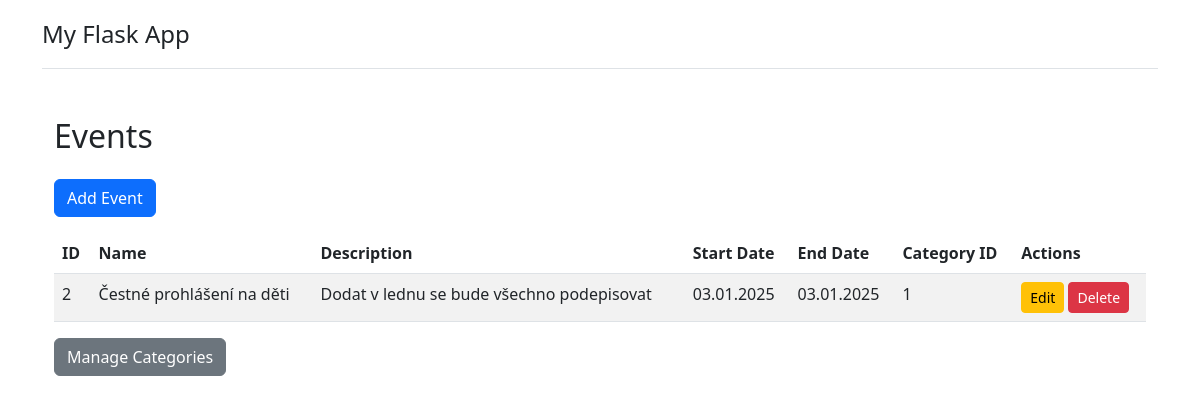
Before: /events with the older database file.
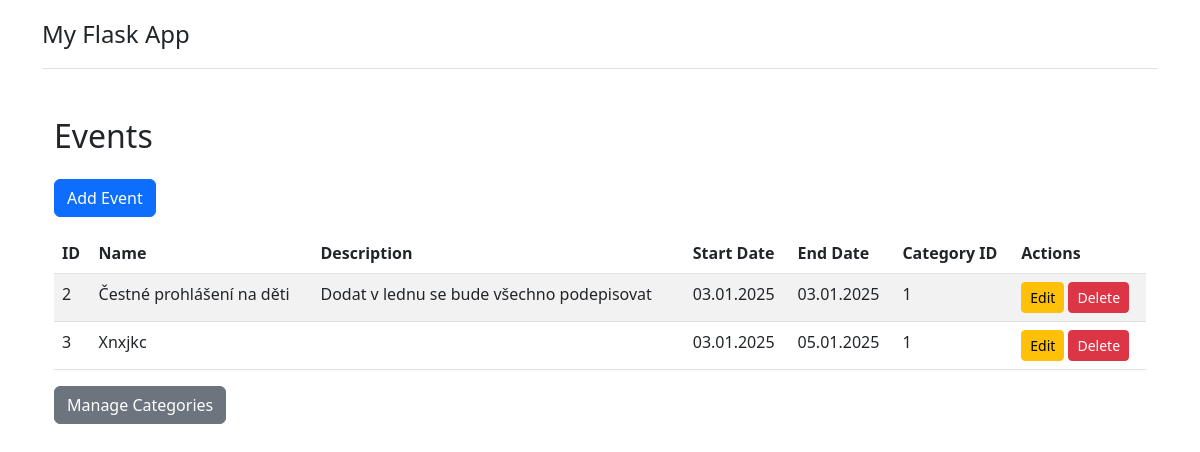
After: the same page with the newer database file.
### models.py (models this page shows, shortened)
class Event(db.Model):
    __tablename__ = 'event'
    id = db.Column(db.Integer, primary_key=True)
    name = db.Column(db.String(100), nullable=False)
    description = db.Column(db.Text, nullable=True)
    start_date = db.Column(db.DateTime, nullable=False)
    end_date = db.Column(db.DateTime, nullable=False)
    category_id = db.Column(db.Integer, db.ForeignKey('category.id'), nullable=False)
    def get_dates_formatted(self):
        return {
            'start_date': self.start_date.strftime('%d.%m.%Y'),
            'end_date': self.end_date.strftime('%d.%m.%Y')
        }

### app.py (the view)
@app.route('/events')
def index():
    events = Event.query.all()
    formatted_events = []
    for event in events:
        dates = event.get_dates_formatted()
        formatted_events.append({
            'id': event.id,
            'name': event.name,
            'description': event.description,
            'start_date': dates['start_date'],
            'end_date': dates['end_date'],
            'category_id': event.category_id
        })
    return render_template('events.html', events=formatted_events)

### templates/events.html (shortened to what this page needs)
{% extends "base.html" %}
{% block content %}
<h2 class="mt-4 mb-4">Events</h2>
<a href="{{ url_for('add_event') }}" class="btn btn-primary mb-3">Add Event</a>
<table class="table table-striped">
    <thead>
        <tr>
            <th>ID</th>
            <th>Name</th>
            <th>Description</th>
            <th>Start Date</th>
            <th>End Date</th>
            <th>Category ID</th>
            <th>Actions</th>
        </tr>
    </thead>
    <tbody>
        {% for event in events %}
        <tr>
            <td>{{ event.id }}</td>
            <td>{{ event.name }}</td>
            <td>{{ event.description }}</td>
            <td>{{ event.start_date }}</td>
            <td>{{ event.end_date }}</td>
            <td>{{ event.category_id }}</td>
            <td>
                <a href="{{ url_for('edit_event', event_id=event.id) }}" class="btn btn-warning btn-sm">Edit</a>
                <form method="post" action="{{ url_for('delete_event', event_id=event.id) }}" style="display:inline;">
                    <button type="submit" class="btn btn-danger btn-sm">Delete</button>
                </form>
            </td>
        </tr>
        {% endfor %}
    </tbody>
</table>
<a href="{{ url_for('categories') }}" class="btn btn-secondary">Manage Categories</a>
{% endblock %}

### templates/base.html (shortened to what this page needs)
<!doctype html>
<html lang="en">
<head>
    <link href="https://cdn.jsdelivr.net/npm/bootstrap@5.3.0/dist/css/bootstrap.min.css" rel="stylesheet">
</head>
<body>
    <div class="container">
        <header class="d-flex flex-wrap justify-content-center py-3 mb-4 border-bottom">
            <a href="/" class="d-flex align-items-center mb-3 mb-md-0 me-md-auto text-dark text-decoration-none">
                <span class="fs-4">My Flask App</span>
            </a>
        </header>
        <div class="container">
            <div class="row">
                <div class="col">
                    {% block content %}{% endblock %}
                </div>
            </div>
        </div>
    </div>
</body>
</html>

Changed rows visible on the page:
added Event: id "3", name "Xnxjkc", start_date "03.01.2025", end_date "05.01.2025", category_id "1"
